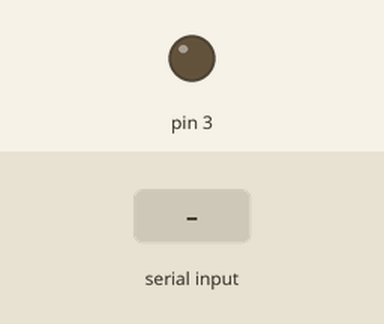
The sketch below on a simulated Arduino Uno, built with avr-gcc and run on an emulated ATmega328P. Parts: output pins drawn as LEDs (lit = HIGH). The test bench sets the inputs (shaded band).

Above: at 1.2 s.
1.3 s: "a" received over Serial
At 2.3 s:
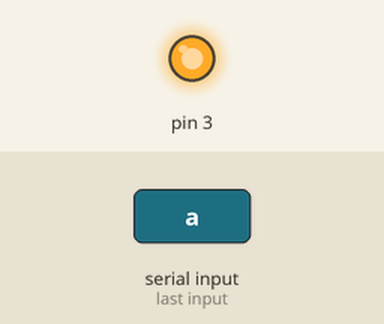
2.8 s: "b" received over Serial
At 3.4 s:
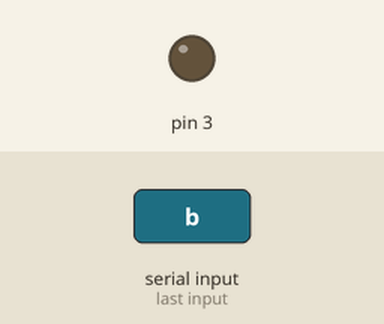
Timing chart, 0 to 5.8 s (numbered marks = the images above; inputs shaded):
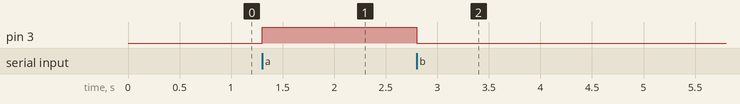

The sketch:

BluetoothBlink.ino
```cpp
void setup() {
  pinMode(3,OUTPUT);
  Serial.begin(9600);
}

void loop() {
  char dato = Serial.read();
  if( dato == 'a' ) digitalWrite(3,HIGH);
  if( dato == 'b' ) digitalWrite(3,LOW);
}
```

Measured:
- after the input at 1.3 s, pin 3: LOW → HIGH at once
- after the input at 2.8 s, pin 3: HIGH → LOW at once
